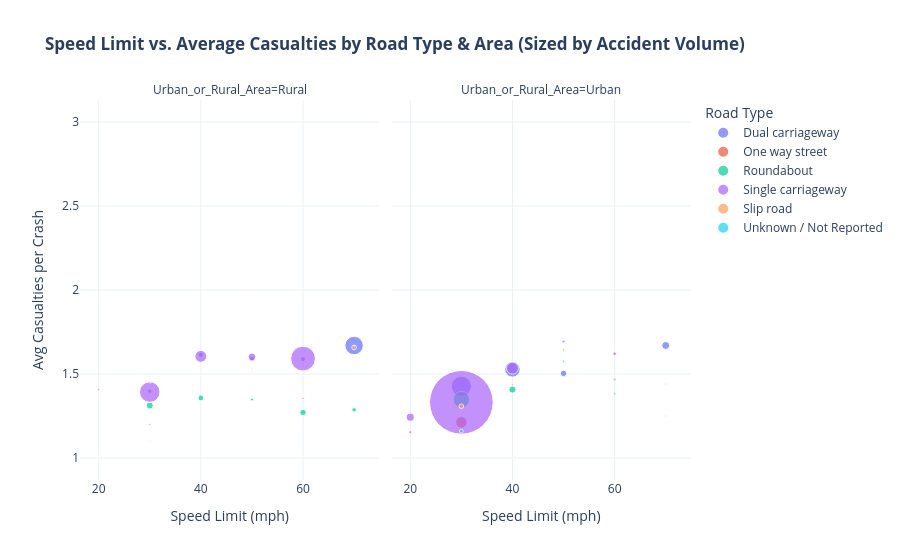

Notebook code for this chart:
### Markdown cell above
## Multivariate Analysis (Multi-Variable Interactions)
### Focuses on complex interactions, correlations, and multi-dimensional segmentations across the road network.

### Code cell
# Objective: Explore the interaction between Speed Limit, Average Casualties, and Accident Volume across Road Types and Areas.
agg_multi = df_Cleaned.groupby(['Road_Type', 'Urban_or_Rural_Area', 'Speed_limit']).agg(
    Accident_Count=('Accident_Index', 'count'),
    Avg_Casualties=('Number_of_Casualties', 'mean')
).reset_index()

fig = px.scatter(
    agg_multi,
    x='Speed_limit',
    y='Avg_Casualties',
    size='Accident_Count',
    color='Road_Type',
    facet_col='Urban_or_Rural_Area',
    hover_data=['Accident_Count'],
    title='<b>Speed Limit vs. Average Casualties by Road Type & Area (Sized by Accident Volume)</b>',
    labels={'Speed_limit': 'Speed Limit (mph)', 'Avg_Casualties': 'Avg Casualties per Crash'},
    template='plotly_white',
    size_max=45
)

fig.update_layout(legend_title='Road Type')
fig.show()

### Figure 1 — Plotly figure (JSON) as saved in the notebook; plotly's stock layout.template omitted (floating-point values rounded to 4 significant figures)
{"data": [{"customdata": [[1], [128], [166], [207], [158], [2281]], "hovertemplate": "Road_Type=Dual carriageway<br>Urban_or_Rural_Area=Rural<br>Speed Limit (mph)=%{x}<br>Avg Casualties per Crash=%{y}<br>Accident_Count=%{customdata[0]}<extra></extra>", "legendgroup": "Dual carriageway", "marker": {"color": "#636efa", "size": [1, 128, 166, 207, 158, 2281], "sizemode": "area", "sizeref": 13.42, "symbol": "circle"}, "mode": "markers", "name": "Dual carriageway", "orientation": "v", "showlegend": true, "type": "scatter", "x": [20, 30, 40, 50, 60, 70], "xaxis": "x", "y": [1.0, 1.398, 1.614, 1.589, 1.589, 1.669], "yaxis": "y"}, {"customdata": [[7], [2713], [1604], [284], [62], [421]], "hovertemplate": "Road_Type=Dual carriageway<br>Urban_or_Rural_Area=Urban<br>Speed Limit (mph)=%{x}<br>Avg Casualties per Crash=%{y}<br>Accident_Count=%{customdata[0]}<extra></extra>", "legendgroup": "Dual carriageway", "marker": {"color": "#636efa", "size": [7, 2713, 1604, 284, 62, 421], "sizemode": "area", "sizeref": 13.42, "symbol": "circle"}, "mode": "markers", "name": "Dual carriageway", "orientation": "v", "showlegend": false, "type": "scatter", "x": [20, 30, 40, 50, 60, 70], "xaxis": "x2", "y": [1.0, 1.427, 1.527, 1.504, 1.468, 1.67], "yaxis": "y2"}, {"customdata": [[2], [25], [3], [1], [6]], "hovertemplate": "Road_Type=One way street<br>Urban_or_Rural_Area=Rural<br>Speed Limit (mph)=%{x}<br>Avg Casualties per Crash=%{y}<br>Accident_Count=%{customdata[0]}<extra></extra>", "legendgroup": "One way street", "marker": {"color": "#EF553B", "size": [2, 25, 3, 1, 6], "sizemode": "area", "sizeref": 13.42, "symbol": "circle"}, "mode": "markers", "name": "One way street", "orientation": "v", "showlegend": true, "type": "scatter", "x": [20, 30, 40, 50, 60], "xaxis": "x", "y": [1.0, 1.2, 1.333, 2.0, 1.167], "yaxis": "y"}, {"customdata": [[52], [871], [11], [1]], "hovertemplate": "Road_Type=One way street<br>Urban_or_Rural_Area=Urban<br>Speed Limit (mph)=%{x}<br>Avg Casualties per Crash=%{y}<br>Accident_Count=%{customdata[0]}<extra></extra>", "legendgroup": "One way street", "marker": {"color": "#EF553B", "size": [52, 871, 11, 1], "sizemode": "area", "sizeref": 13.42, "symbol": "circle"}, "mode": "markers", "name": "One way street", "orientation": "v", "showlegend": false, "type": "scatter", "x": [20, 30, 40, 50], "xaxis": "x2", "y": [1.154, 1.212, 1.091, 1.0], "yaxis": "y2"}, {"customdata": [[333], [221], [66], [269], [136]], "hovertemplate": "Road_Type=Roundabout<br>Urban_or_Rural_Area=Rural<br>Speed Limit (mph)=%{x}<br>Avg Casualties per Crash=%{y}<br>Accident_Count=%{customdata[0]}<extra></extra>", "legendgroup": "Roundabout", "marker": {"color": "#00cc96", "size": [333, 221, 66, 269, 136], "sizemode": "area", "sizeref": 13.42, "symbol": "circle"}, "mode": "markers", "name": "Roundabout", "orientation": "v", "showlegend": true, "type": "scatter", "x": [30, 40, 50, 60, 70], "xaxis": "x", "y": [1.312, 1.357, 1.348, 1.271, 1.287], "yaxis": "y"}, {"customdata": [[6], [1791], [346], [33], [34], [16]], "hovertemplate": "Road_Type=Roundabout<br>Urban_or_Rural_Area=Urban<br>Speed Limit (mph)=%{x}<br>Avg Casualties per Crash=%{y}<br>Accident_Count=%{customdata[0]}<extra></extra>", "legendgroup": "Roundabout", "marker": {"color": "#00cc96", "size": [6, 1791, 346, 33, 34, 16], "sizemode": "area", "sizeref": 13.42, "symbol": "circle"}, "mode": "markers", "name": "Roundabout", "orientation": "v", "showlegend": false, "type": "scatter", "x": [20, 30, 40, 50, 60, 70], "xaxis": "x2", "y": [1.0, 1.348, 1.408, 1.576, 1.382, 1.25], "yaxis": "y2"}, {"customdata": [[32], [2830], [947], [407], [4124]], "hovertemplate": "Road_Type=Single carriageway<br>Urban_or_Rural_Area=Rural<br>Speed Limit (mph)=%{x}<br>Avg Casualties per Crash=%{y}<br>Accident_Count=%{customdata[0]}<extra></extra>", "legendgroup": "Single carriageway", "marker": {"color": "#ab63fa", "size": [32, 2830, 947, 407, 4124], "sizemode": "area", "sizeref": 13.42, "symbol": "circle"}, "mode": "markers", "name": "Single carriageway", "orientation": "v", "showlegend": true, "type": "scatter", "x": [20, 30, 40, 50, 60], "xaxis": "x", "y": [1.406, 1.393, 1.605, 1.602, 1.592], "yaxis": "y"}, {"customdata": [[433], [27181], [954], [62], [87]], "hovertemplate": "Road_Type=Single carriageway<br>Urban_or_Rural_Area=Urban<br>Speed Limit (mph)=%{x}<br>Avg Casualties per Crash=%{y}<br>Accident_Count=%{customdata[0]}<extra></extra>", "legendgroup": "Single carriageway", "marker": {"color": "#ab63fa", "size": [433, 27181, 954, 62, 87], "sizemode": "area", "sizeref": 13.42, "symbol": "circle"}, "mode": "markers", "name": "Single carriageway", "orientation": "v", "showlegend": false, "type": "scatter", "x": [20, 30, 40, 50, 60], "xaxis": "x2", "y": [1.242, 1.331, 1.535, 1.694, 1.621], "yaxis": "y2"}, {"customdata": [[1], [31], [17], [19], [45], [155]], "hovertemplate": "Road_Type=Slip road<br>Urban_or_Rural_Area=Rural<br>Speed Limit (mph)=%{x}<br>Avg Casualties per Crash=%{y}<br>Accident_Count=%{customdata[0]}<extra></extra>", "legendgroup": "Slip road", "marker": {"color": "#FFA15A", "size": [1, 31, 17, 19, 45, 155], "sizemode": "area", "sizeref": 13.42, "symbol": "circle"}, "mode": "markers", "name": "Slip road", "orientation": "v", "showlegend": true, "type": "scatter", "x": [20, 30, 40, 50, 60, 70], "xaxis": "x", "y": [1.0, 1.452, 1.529, 1.526, 1.356, 1.658], "yaxis": "y"}, {"customdata": [[5], [146], [39], [42], [17], [25]], "hovertemplate": "Road_Type=Slip road<br>Urban_or_Rural_Area=Urban<br>Speed Limit (mph)=%{x}<br>Avg Casualties per Crash=%{y}<br>Accident_Count=%{customdata[0]}<extra></extra>", "legendgroup": "Slip road", "marker": {"color": "#FFA15A", "size": [5, 146, 39, 42, 17, 25], "sizemode": "area", "sizeref": 13.42, "symbol": "circle"}, "mode": "markers", "name": "Slip road", "orientation": "v", "showlegend": false, "type": "scatter", "x": [20, 30, 40, 50, 60, 70], "xaxis": "x2", "y": [1.0, 1.308, 1.436, 1.643, 1.471, 1.44], "yaxis": "y2"}, {"customdata": [[1], [10], [2], [2], [8], [6]], "hovertemplate": "Road_Type=Unknown / Not Reported<br>Urban_or_Rural_Area=Rural<br>Speed Limit (mph)=%{x}<br>Avg Casualties per Crash=%{y}<br>Accident_Count=%{customdata[0]}<extra></extra>", "legendgroup": "Unknown / Not Reported", "marker": {"color": "#19d3f3", "size": [1, 10, 2, 2, 8, 6], "sizemode": "area", "sizeref": 13.42, "symbol": "circle"}, "mode": "markers", "name": "Unknown / Not Reported", "orientation": "v", "showlegend": true, "type": "scatter", "x": [20, 30, 40, 50, 60, 70], "xaxis": "x", "y": [1.0, 1.1, 1.5, 1.5, 1.25, 1.667], "yaxis": "y"}, {"customdata": [[11], [100], [1], [1], [4]], "hovertemplate": "Road_Type=Unknown / Not Reported<br>Urban_or_Rural_Area=Urban<br>Speed Limit (mph)=%{x}<br>Avg Casualties per Crash=%{y}<br>Accident_Count=%{customdata[0]}<extra></extra>", "legendgroup": "Unknown / Not Reported", "marker": {"color": "#19d3f3", "size": [11, 100, 1, 1, 4], "sizemode": "area", "sizeref": 13.42, "symbol": "circle"}, "mode": "markers", "name": "Unknown / Not Reported", "orientation": "v", "showlegend": false, "type": "scatter", "x": [20, 30, 40, 50, 70], "xaxis": "x2", "y": [1.273, 1.16, 1.0, 2.0, 3.0], "yaxis": "y2"}], "layout": {"annotations": [{"font": {}, "showarrow": false, "text": "Urban_or_Rural_Area=Rural", "x": 0.245, "xanchor": "center", "xref": "paper", "y": 1, "yanchor": "bottom", "yref": "paper"}, {"font": {}, "showarrow": false, "text": "Urban_or_Rural_Area=Urban", "x": 0.755, "xanchor": "center", "xref": "paper", "y": 1, "yanchor": "bottom", "yref": "paper"}], "legend": {"itemsizing": "constant", "title": {"text": "Road Type"}, "tracegroupgap": 0}, "title": {"text": "<b>Speed Limit vs. Average Casualties by Road Type & Area (Sized by Accident Volume)</b>"}, "xaxis": {"anchor": "y", "domain": [0, 0.49], "title": {"text": "Speed Limit (mph)"}}, "xaxis2": {"anchor": "y2", "domain": [0.51, 1], "matches": "x", "title": {"text": "Speed Limit (mph)"}}, "yaxis": {"anchor": "x", "domain": [0, 1], "title": {"text": "Avg Casualties per Crash"}}, "yaxis2": {"anchor": "x2", "domain": [0, 1], "matches": "y", "showticklabels": false}}}
